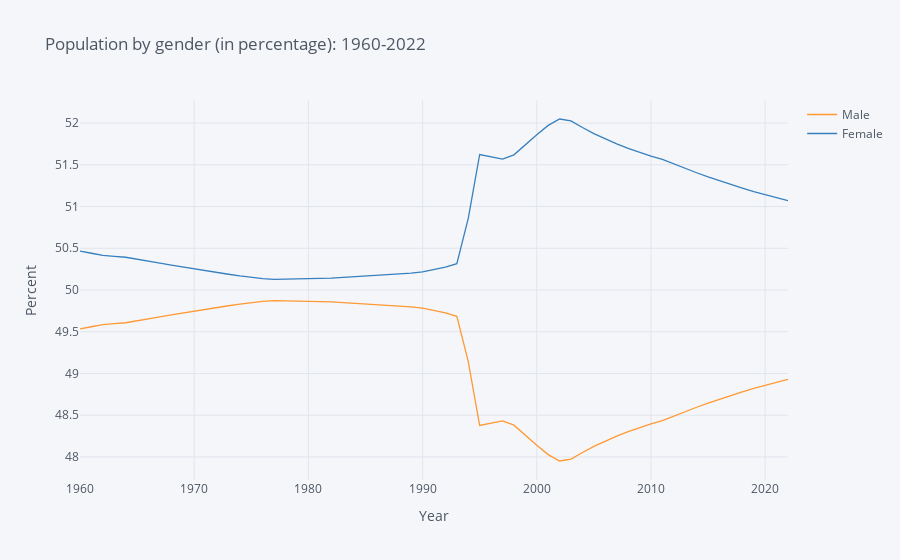

Notebook code for this chart:
### Markdown cell above
#### Population by Gender in Percent <a name="popl-by-gender-in-percent"></a>

### Code cell
"""Population over time as percent male and female."""

# Two variables: Population % male, Population % female
variable_labels = {"SP.POP.TOTL.MA.ZS":"Male",
                   "SP.POP.TOTL.FE.ZS": "Female"}

# Set country to Rwanda
Rwanda = {"RWA":"Rwanda"}

# Get dataframe
rwanda_pop = wbdata.get_dataframe(variable_labels, country = Rwanda).squeeze()

# Date index is of type string; change to integers
rwanda_pop.index = rwanda_pop.index.astype(int)

# Print graph from 1960-2022
rwanda_pop.iplot(title="Population by gender (in percentage): 1960-2022",xTitle='Year',yTitle='Percent')

### Figure 1 — Plotly figure (JSON) as saved in the notebook; plotly's stock layout.template omitted (floating-point values rounded to 4 significant figures)
{"data": [{"line": {"color": "rgba(255, 153, 51, 1.0)", "dash": "solid", "shape": "linear", "width": 1.3}, "mode": "lines", "name": "Male", "text": "", "type": "scatter", "x": [2022, 2021, 2020, 2019, 2018, 2017, 2016, 2015, 2014, 2013, 2012, 2011, 2010, 2009, 2008, 2007, 2006, 2005, 2004, 2003, 2002, 2001, 2000, 1999, 1998, 1997, 1996, 1995, 1994, 1993, 1992, 1991, 1990, 1989, 1988, 1987, 1986, 1985, 1984, 1983, 1982, 1981, 1980, 1979, 1978, 1977, 1976, 1975, 1974, 1973, 1972, 1971, 1970, 1969, 1968, 1967, 1966, 1965, 1964, 1963, 1962, 1961, 1960], "y": [48.93, 48.9, 48.86, 48.82, 48.78, 48.74, 48.69, 48.65, 48.6, 48.54, 48.48, 48.44, 48.4, 48.35, 48.3, 48.25, 48.19, 48.13, 48.05, 47.97, 47.95, 48.03, 48.14, 48.26, 48.38, 48.43, 48.41, 48.38, 49.14, 49.69, 49.73, 49.76, 49.78, 49.8, 49.81, 49.82, 49.83, 49.84, 49.85, 49.85, 49.86, 49.86, 49.87, 49.87, 49.87, 49.87, 49.86, 49.85, 49.83, 49.81, 49.79, 49.77, 49.75, 49.73, 49.7, 49.68, 49.65, 49.63, 49.61, 49.6, 49.58, 49.56, 49.53]}, {"line": {"color": "rgba(55, 128, 191, 1.0)", "dash": "solid", "shape": "linear", "width": 1.3}, "mode": "lines", "name": "Female", "text": "", "type": "scatter", "x": [2022, 2021, 2020, 2019, 2018, 2017, 2016, 2015, 2014, 2013, 2012, 2011, 2010, 2009, 2008, 2007, 2006, 2005, 2004, 2003, 2002, 2001, 2000, 1999, 1998, 1997, 1996, 1995, 1994, 1993, 1992, 1991, 1990, 1989, 1988, 1987, 1986, 1985, 1984, 1983, 1982, 1981, 1980, 1979, 1978, 1977, 1976, 1975, 1974, 1973, 1972, 1971, 1970, 1969, 1968, 1967, 1966, 1965, 1964, 1963, 1962, 1961, 1960], "y": [51.07, 51.1, 51.14, 51.18, 51.22, 51.26, 51.31, 51.35, 51.4, 51.46, 51.52, 51.56, 51.6, 51.65, 51.7, 51.75, 51.81, 51.87, 51.95, 52.03, 52.05, 51.97, 51.86, 51.74, 51.62, 51.57, 51.59, 51.62, 50.86, 50.31, 50.27, 50.24, 50.22, 50.2, 50.19, 50.18, 50.17, 50.16, 50.15, 50.15, 50.14, 50.14, 50.13, 50.13, 50.13, 50.13, 50.14, 50.15, 50.17, 50.19, 50.21, 50.23, 50.25, 50.27, 50.3, 50.32, 50.35, 50.37, 50.39, 50.4, 50.42, 50.44, 50.47]}], "layout": {"autosize": true, "legend": {"bgcolor": "#F5F6F9", "font": {"color": "#4D5663"}}, "paper_bgcolor": "#F5F6F9", "plot_bgcolor": "#F5F6F9", "title": {"font": {"color": "#4D5663"}, "text": "Population by gender (in percentage): 1960-2022"}, "xaxis": {"autorange": true, "gridcolor": "#E1E5ED", "range": [1960, 2022], "showgrid": true, "tickfont": {"color": "#4D5663"}, "title": {"font": {"color": "#4D5663"}, "text": "Year"}, "type": "linear", "zerolinecolor": "#E1E5ED"}, "yaxis": {"autorange": true, "gridcolor": "#E1E5ED", "range": [47.72, 52.28], "showgrid": true, "tickfont": {"color": "#4D5663"}, "title": {"font": {"color": "#4D5663"}, "text": "Percent"}, "type": "linear", "zerolinecolor": "#E1E5ED"}}}
